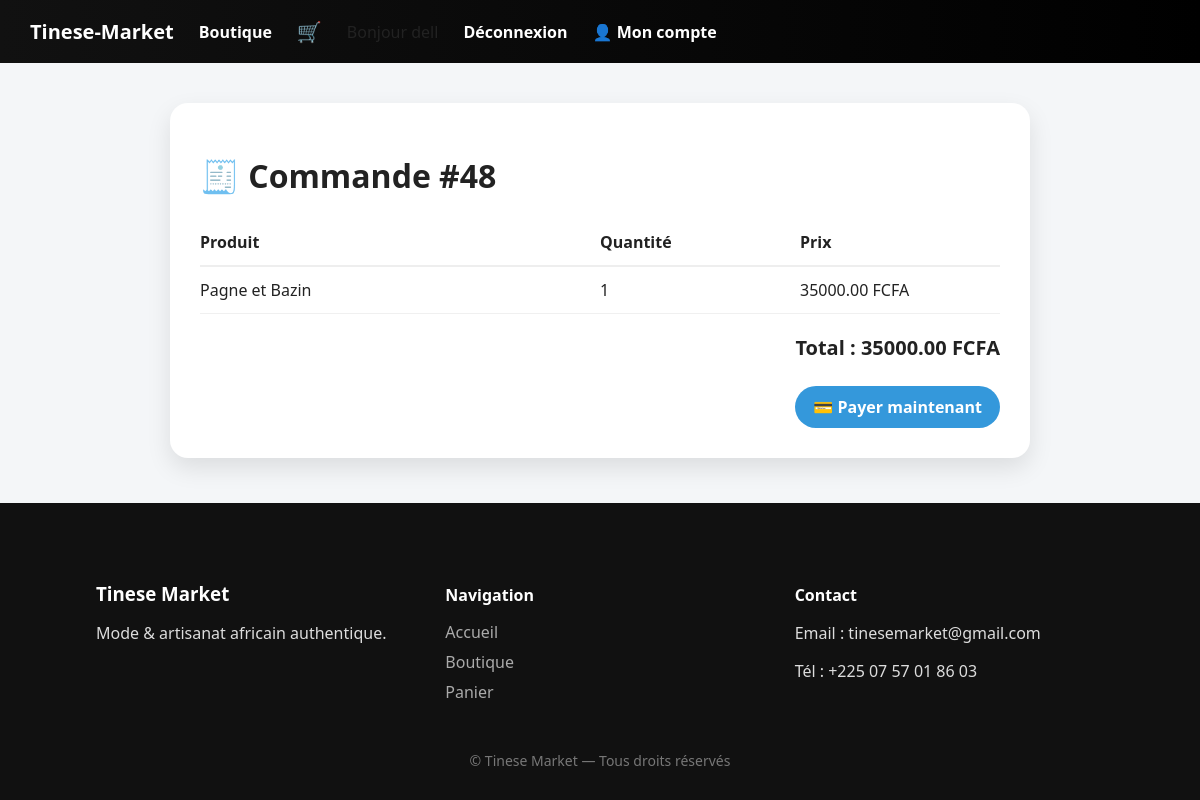
The page /orders/48/ (signed in) on the database its author committed.
### orders/models.py (models this page shows, shortened)
class Order(models.Model):
    STATUS_CHOICES = (
        ('pending', 'En attente'),
        ('paid', 'Payée'),
    )
    user = models.ForeignKey(settings.AUTH_USER_MODEL, on_delete=models.CASCADE)
    total_price = models.DecimalField(max_digits=10, decimal_places=2, default=0)
    status = models.CharField(max_length=20, choices=STATUS_CHOICES, default='pending')
    created_at = models.DateTimeField(auto_now_add=True)

class OrderItem(models.Model):
    order = models.ForeignKey(Order, related_name='items', on_delete=models.CASCADE)
    product = models.ForeignKey(Product, on_delete=models.CASCADE)
    price = models.DecimalField(max_digits=10, decimal_places=2)
    quantity = models.PositiveIntegerField()

### boutique/models.py (models this page shows, shortened)
class Product(models.Model):
    category = models.ForeignKey(
    Category,
    related_name='products',
    on_delete=models.CASCADE,
    null=True,
    blank=True
)
    name = models.CharField(max_length=200)
    description = models.TextField()
    price = models.DecimalField(max_digits=8, decimal_places=2)
    stock = models.PositiveIntegerField(default=0)
    image = models.ImageField(upload_to='products/', blank=True)

### orders/views.py (the view)
# urls.py: path('<int:order_id>/', views.order_detail, name='order_detail'),
@login_required
def order_detail(request, order_id):
    order = get_object_or_404(
        Order,
        id=order_id,
        user=request.user
    )
    return render(request, 'orders/order_detail.html', {
        'order': order
    })

### cart/cart.py (called while the page is built)
    def total_quantity(self):
        return sum(item['qty'] for item in self.cart.values())

### cart/context_processors.py (called while the page is built)
def cart_info(request):
    cart = Cart(request)
    return {
        'cart_count': cart.total_quantity()
    }

### templates/orders/order_detail.html (shortened to what this page needs)
{% extends "base.html" %}
{% block content %}
<div class="order-card">
    <h1>🧾 Commande #{{ order.id }}</h1>
    <div class="order-header">
        <span>Produit</span>
        <span>Quantité</span>
        <span>Prix</span>
    </div>
    {% for item in order.items.all %}
    <div class="order-row">
        <span>{{ item.product.name }}</span>
        <span>{{ item.quantity }}</span>
        <span>{{ item.price }} FCFA</span>
    </div>
    {% endfor %}
    <div class="order-total">
        <strong>Total : {{ order.total_price }} FCFA</strong>
    </div>
    <div class="order-pay">
        <a href="{% url 'payment_start' order.id %}" class="btn primary">
            💳 Payer maintenant
        </a>
    </div>
</div>
{% endblock %}

### templates/base.html (shortened to what this page needs)
{% load static %}
<!DOCTYPE html>
<html lang="fr">
<head>
    <link rel="stylesheet" href="{% static 'css/style.css' %}">
</head>
<body>
    <nav>
        <a href="{% url 'home' %}" class="logo">Tinese-Market</a>
        <a href="{% url 'shop' %}">Boutique</a>
        <a href="{% url 'cart_detail' %}" class="cart-link">
            🛒
        </a>
         {% if user.is_authenticated %}
            <span>Bonjour {{ user.username }}</span>
            <a href="{% url 'logout' %}">Déconnexion</a>
             <a href="{% url 'my_orders' %}">👤 Mon compte</a>
        {% else %}
            <a href="{% url 'register' %}">Inscription</a>
            <a href="{% url 'login' %}">Connexion</a>
        {% endif %}
    </nav>
    <main>
        {% block content %}
        {% endblock %}
    </main>
    <footer class="footer">
    <div class="footer-grid">
        <div>
            <h3>Tinese Market</h3>
            <p>Mode & artisanat africain authentique.</p>
        </div>
        <div>
            <h4>Navigation</h4>
            <a href="{% url 'home' %}">Accueil</a>
            <a href="{% url 'shop' %}">Boutique</a>
            <a href="{% url 'cart_detail' %}">Panier</a>
        </div>
        <div>
            <h4>Contact</h4>
            <p>Email : tinesemarket@gmail.com</p>
            <p>Tél : +225 07 57 01 86 03</p>
        </div>
    </div>
    <div class="footer-bottom">
        © Tinese Market — Tous droits réservés
    </div>
</footer>
</body>
</html>

### static/css/style.css (style rules this page uses)
body { font-family: "Segoe UI", Arial, sans-serif; margin: 0; background: #f4f6f8; color: #222; }
h1, h2, h3 { font-weight: 700; }
nav { background: linear-gradient(90deg, #111, #000); padding: 18px 30px; display: flex; align-items: center; gap: 25px; }
nav a { color: white; text-decoration: none; font-weight: 600; position: relative; }
nav a::after { content: ""; position: absolute; bottom: -6px; left: 0; width: 0; height: 2px; background: #e91e63; transition: width 0.3s ease; }
.cart-link { position: relative; }
.btn { padding: 10px 18px; border-radius: 25px; text-decoration: none; font-weight: 600; display: inline-block; }
.primary { background: #3498db; color: white; }
.order-card { max-width: 800px; margin: 40px auto; background: white; padding: 30px; border-radius: 18px; box-shadow: 0 10px 25px rgba(0,0,0,.1); }
.order-header, .order-row { display: grid; grid-template-columns: 2fr 1fr 1fr; padding: 12px 0; }
.order-header { font-weight: bold; border-bottom: 2px solid #eee; }
.order-row { border-bottom: 1px solid #f0f0f0; }
.order-total { text-align: right; font-size: 20px; margin-top: 20px; }
.order-pay { text-align: right; margin-top: 25px; }
.footer { background: #111; color: #ddd; padding: 60px 8% 30px; }
.footer-grid { display: grid; grid-template-columns: repeat(auto-fit, minmax(220px, 1fr)); gap: 40px; }
.footer h3, .footer h4 { color: white; margin-bottom: 15px; }
.footer a { color: #aaa; text-decoration: none; margin-bottom: 8px; display: block; }
.footer-bottom { text-align: center; margin-top: 40px; font-size: 14px; color: #777; }
.logo { font-size: 20px; font-weight: bold; color: white; text-decoration: none; }
.cart-link { font-size: 20px; }
html, body { height: 100%; }
body { display: flex; flex-direction: column; }
main { flex: 1; }

### rows shown on the page
Order: id "48", total_price "35000.00"
OrderItem: product.name "Pagne et Bazin", quantity "1", price "35000.00"

### other values the page prints
{{ user.username }} "dell"
